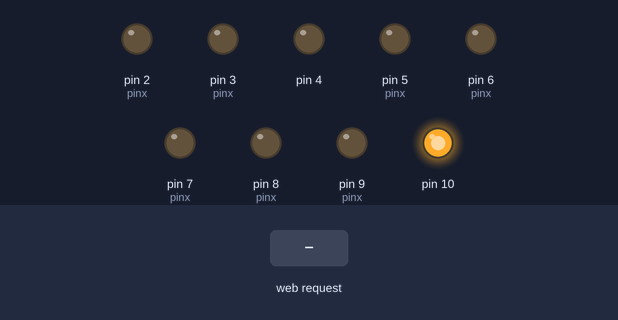
Bench run of a sketch on a simulated Arduino Uno, built with avr-gcc and run on an emulated ATmega328P. Shown: output pins drawn as LEDs (lit = HIGH). The test bench sets the inputs (shaded band). WiFi joins after 1.5 s; servers stay silent unless stated; storage starts empty.

Above: at 1.2 s.
1.3 s: HTTP request GET /led.htm?ID=2 received
At 1.6 s:
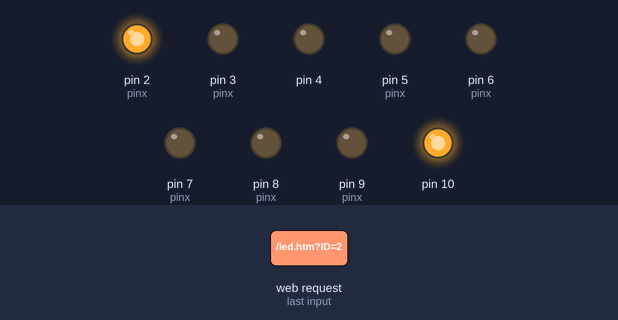
2.8 s: HTTP request GET /led.htm?ID=3 received
At 4.0 s:
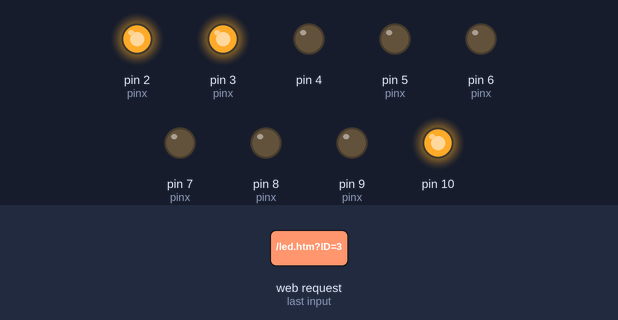
4.3 s: HTTP request GET /led.htm?ID=5 received
At 5.1 s:
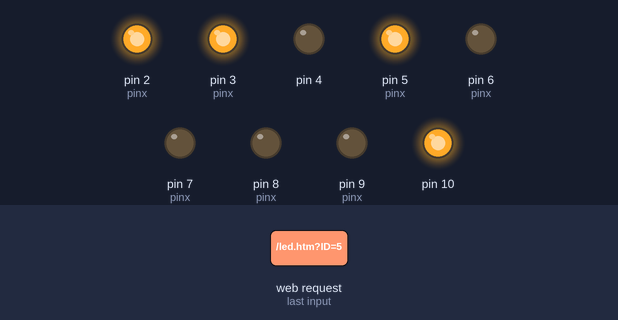
5.8 s: HTTP request GET /led.htm?ID=6 received
At 6.2 s:
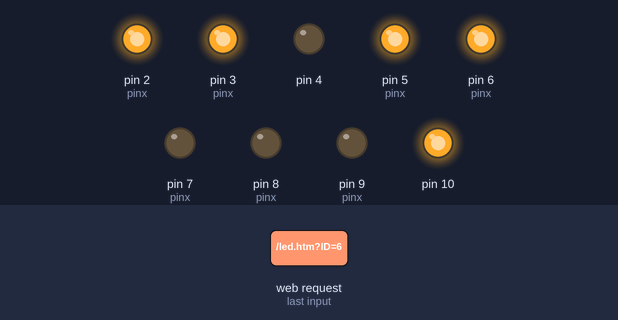
7.3 s: HTTP request GET /led.htm?ID=7 received
At 8.5 s:
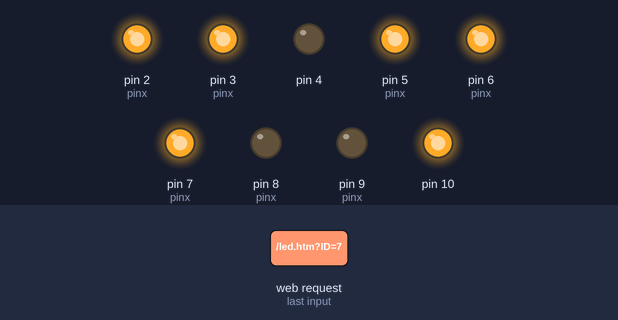
8.8 s: HTTP request GET /led.htm?ID=8 received
At 9.7 s:
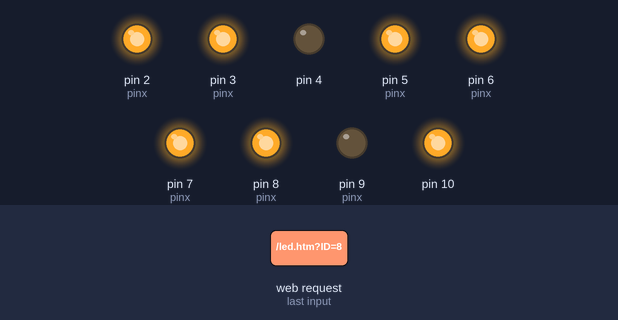
Timing chart, 0 to 11.3 s (numbered marks = the images above; inputs shaded):
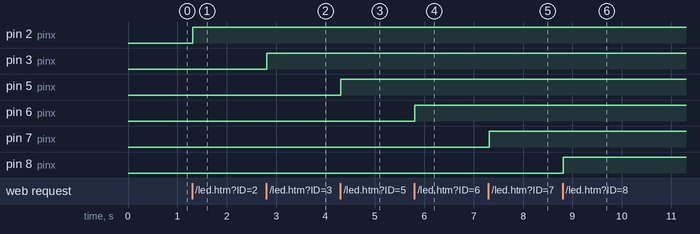

Measured:
- after the input at 1.3 s, pin 2 (pinx): LOW → HIGH at once
- after the input at 2.8 s, pin 3 (pinx): LOW → HIGH at once
- after the input at 4.3 s, pin 5 (pinx): LOW → HIGH at once
- after the input at 5.8 s, pin 6 (pinx): LOW → HIGH at once
- after the input at 7.3 s, pin 7 (pinx): LOW → HIGH at once
- after the input at 8.8 s, pin 8 (pinx): LOW → HIGH at once

The sketch:

Controllo_remoto_da_Web.ino
```cpp
#include <SPI.h>
#include <Ethernet.h>
#include <SD.h>
#define BUFFER_SIZE   20

byte mac[] = {0x90, 0xA2, 0xDA, 0x0D, 0x78, 0x13};
IPAddress ip(192, 168, 1, 20);
EthernetServer server(80);
File HTML_File;
char DATA_READ[BUFFER_SIZE] = {0};
char BUFFER_INDEX = 0;

int Flag_pin[10];
boolean Open_Home = false;

void setup()
{
  for (int i=2;i<11;i++)
  {  pinMode(i, OUTPUT); } // pin digitali di uscita
    digitalWrite(10, HIGH);
    if (!SD.begin(4)) {return;}
    Ethernet.begin(mac, ip);
    server.begin();
}

void loop()
{

    EthernetClient client = server.available();
      if (client) {
        boolean currentLineIsBlank = true;
        while (client.connected()) {
            if (client.available()) {
                char c = client.read();

                if (BUFFER_INDEX < (BUFFER_SIZE - 1))
                {
                    DATA_READ[BUFFER_INDEX] = c;
                    BUFFER_INDEX++;
                }
                if (c == '\n' && currentLineIsBlank) {
if (Parse_String(DATA_READ, "GET / ") || Parse_String(DATA_READ, "GET /index.htm"))
{
WriteData();
delay(25);
Open_Home = true;
                        client.println("HTTP/1.1 200 OK");
                        client.println("Content-Type: text/html");
                        client.println("Connnection: close");
                        client.println("Refresh: 20");
                        client.println();
                        HTML_File = SD.open("index.htm", FILE_READ);
                    }
                    else if (Parse_String(DATA_READ, "GET /termo.png")) {
                        HTML_File = SD.open("termo.png");
                        if (HTML_File) {
                            client.println("HTTP/1.1 200 OK");
                            client.println();
                        }
                    }
                    else if (Parse_String(DATA_READ, "GET /led.htm")) {
                        Open_Home = false;
                        client.println("HTTP/1.1 200 OK");
                        client.println("Content-Type: text/html");
                        client.println("Connnection: close");
                        client.println();
                        HTML_File = SD.open("led.htm", FILE_READ);
                    }


                    if (HTML_File)
                    {
                        while(HTML_File.available()) {
                            client.write(HTML_File.read());
                        }
                        HTML_File.close();
                    }

                        client.println();

if (Open_Home == true) {

                        HTML_File = SD.open("sensor.htm", FILE_READ);
                        while(HTML_File.available())
                        {
                            client.write(HTML_File.read());
                        }
                        HTML_File.close();
                        }
int pinx = 0;
                    if (Parse_String(DATA_READ, "GET /led.htm?ID=2")) pinx = 2;
                    if (Parse_String(DATA_READ, "GET /led.htm?ID=3")) pinx = 3;
                    if (Parse_String(DATA_READ, "GET /led.htm?ID=5")) pinx = 5;
                    if (Parse_String(DATA_READ, "GET /led.htm?ID=6")) pinx = 6;
                    if (Parse_String(DATA_READ, "GET /led.htm?ID=7")) pinx = 7;
                    if (Parse_String(DATA_READ, "GET /led.htm?ID=8")) pinx = 8;
                    if (Parse_String(DATA_READ, "GET /led.htm?ID=9")) pinx = 9;

                  if (pinx > 0)
                    {
                    client.write(pinx);
                    if (Flag_pin[pinx]==1) Flag_pin[pinx]=0;
                    else if (Flag_pin[pinx]==0) Flag_pin[pinx]=1;
                    digitalWrite(pinx, Flag_pin[pinx]);
                     }

                    BUFFER_INDEX = 0;
                    String_CLS(DATA_READ, BUFFER_SIZE);
                    break;
                }

                if (c == '\n') {
                    currentLineIsBlank = true;
                }
                else if (c != '\r') {
                    currentLineIsBlank = false;
                }
            }
        }
        delay(1);
        client.stop();
    }
}

void String_CLS(char *str, char length)
{
    for (int i = 0; i < length; i++) {
        str[i] = 0;
    }
}

char Parse_String(char *str, char *sfind)
{
    char found = 0;
    char index = 0;
    char len;

    len = strlen(str);

    if (strlen(sfind) > len) {
        return 0;
    }
    while (index < len) {
        if (str[index] == sfind[found]) {
            found++;
            if (strlen(sfind) == found) {
                return 1;
            }
        }
        else {
            found = 0;
        }
        index++;
    }

    return 0;
}

void Pin_High(int pin, int flag)
{
  digitalWrite(pin, flag);
  delay(25);
}


void WriteData() {
String SensorData = "";

//funzione di lettura del sensore e conversione in gradi centigradi
long sensorPin = 0, temperature = 0, temperatureF = 0; // variabili del sensore
volatile int sensorValue = analogRead(sensorPin);
volatile float voltage = sensorValue * 5.0;  voltage /= 1024;
temperature = voltage * 100 ;
temperatureF = (temperature * 9 / 5) + 32;

SensorData ="<font face=Tahoma><ul><h2>Gradi centigradi: ";
SensorData += String(temperature);
SensorData +="<br>Fahrenheit: ";
SensorData += String(temperatureF);

 if (SD.exists("sensor.htm")) SD.remove("sensor.htm");

 File dataFile = SD.open("sensor.htm", FILE_WRITE);

  if (dataFile) {
    dataFile.println(SensorData);
    dataFile.close();
  }

}
```
